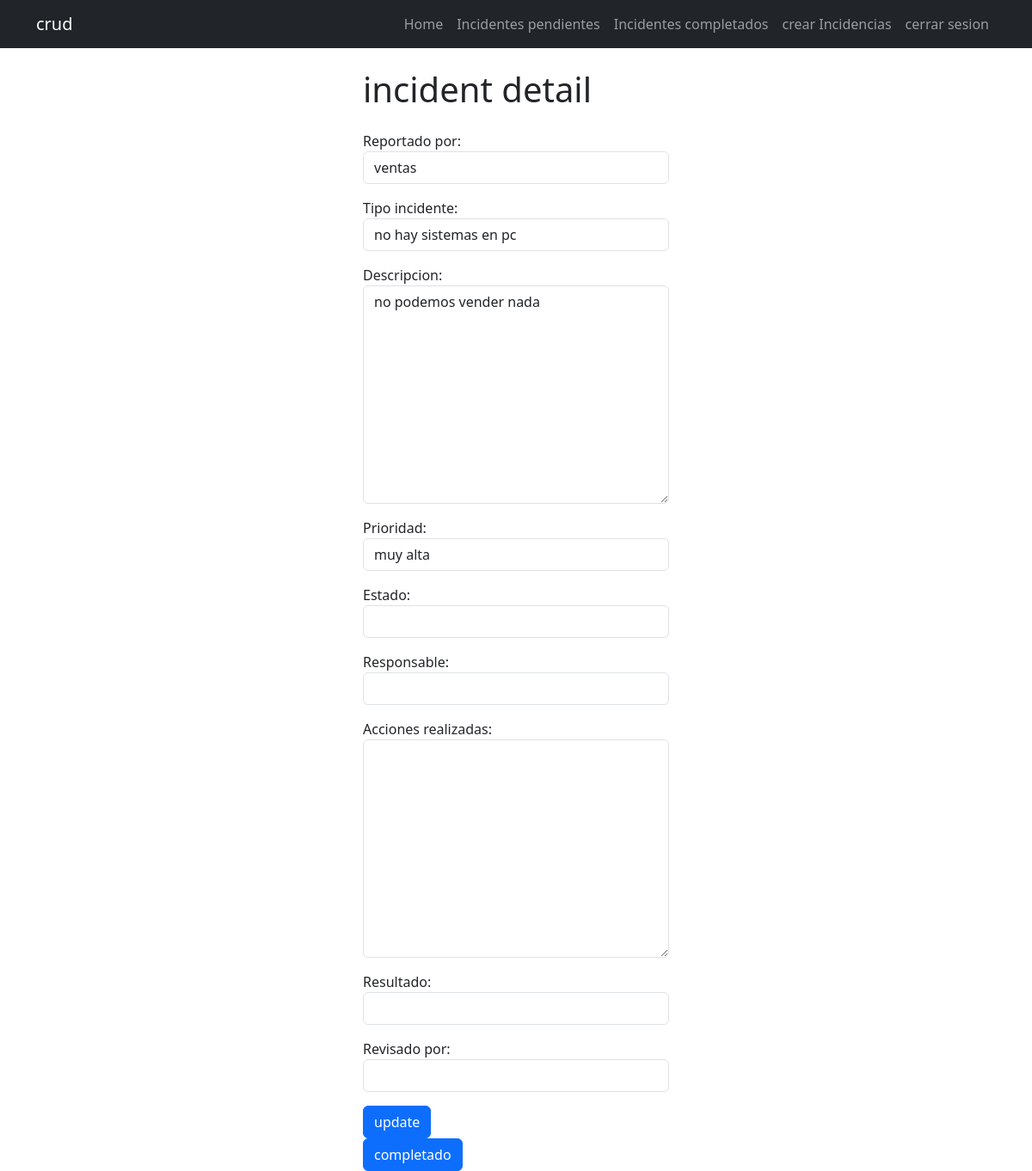
Page /incidents/6/ (signed in) on the committed database.
### incidents/models.py (models this page shows, shortened)
class Incident(models.Model):
    fecha_reporte = models.DateTimeField(auto_now_add=True)
    reportado_por = models.CharField(max_length=100)
    tipo_incidente = models.CharField(max_length=100)
    descripcion = models.TextField(blank=True)
    prioridad = models.CharField(max_length=50, blank=True)
    estado = models.CharField(max_length=30, blank=True)
    responsable = models.CharField(max_length=30, blank=True)
    fecha_solucion = models.DateTimeField(null=True, blank=True)
    acciones_realizadas = models.TextField(blank=True)
    resultado = models.CharField(max_length=100, blank=True)
    revisado_por = models.CharField(max_length=100, blank=True)
    user = models.ForeignKey(User, on_delete=models.CASCADE)

### incidents/views.py (the view, shortened to what this page needs)
# urls.py: path('incidents/<int:incident_id>/', views.incident_detail, name='incident_detail'),
@login_required
def incident_detail(request, incident_id):
    if request.method == 'GET':
        incident = get_object_or_404(Incident, pk=incident_id)
        form = IncidentForm(instance=incident)
        return render(request, 'incident_detail.html', {
            'incident': incident,
            'form': form
        })

### incidents/forms.py
class IncidentForm(forms.ModelForm):
    class Meta:
        model = Incident
        fields = ['reportado_por', 'tipo_incidente', 'descripcion', 'prioridad', 'estado', 'responsable', 'acciones_realizadas', 'resultado', 'revisado_por', ]
        widgets = {
            'reportado_por': forms.TextInput(attrs={'class': 'form-control'}),
            'tipo_incidente': forms.TextInput(attrs={'class': 'form-control'}),
            'descripcion': forms.Textarea(attrs={'class': 'form-control'}),
            'prioridad': forms.TextInput(attrs={'class': 'form-control'}),
            'estado': forms.TextInput(attrs={'class': 'form-control'}),
            'responsable': forms.TextInput(attrs={'class': 'form-control'}),
            'acciones_realizadas': forms.Textarea(attrs={'class': 'form-control'}),
            'resultado': forms.TextInput(attrs={'class': 'form-control'}),
            'revisado_por': forms.TextInput(attrs={'class': 'form-control'}),
        }

### incidents/templates/incident_detail.html (shortened to what this page needs)
{% extends 'master.html' %}
{% block content %}
<main class="container">
    <div class="row">
        <div class="col-md-4 offset-md-4">
            <h1 class="my-4">
                incident detail
            </h1>
            <div>
                <form method="POST">
                    {{form.as_p}}
                    <button class="btn btn-primary">
                        update
                    </button>
                </form>
                <form action="{% url 'complete_incident' incident.id %}" method="POST">
                    <button class="btn btn-primary">
                        completado
                    </button>
                </form>
            </div>
        </div>
    </div>
</main>
{% endblock %}

### rows in the picture
Incident: reportado_por "ventas", tipo_incidente "no hay sistemas en pc", descripcion "no podemos vender nada", prioridad "muy alta"
